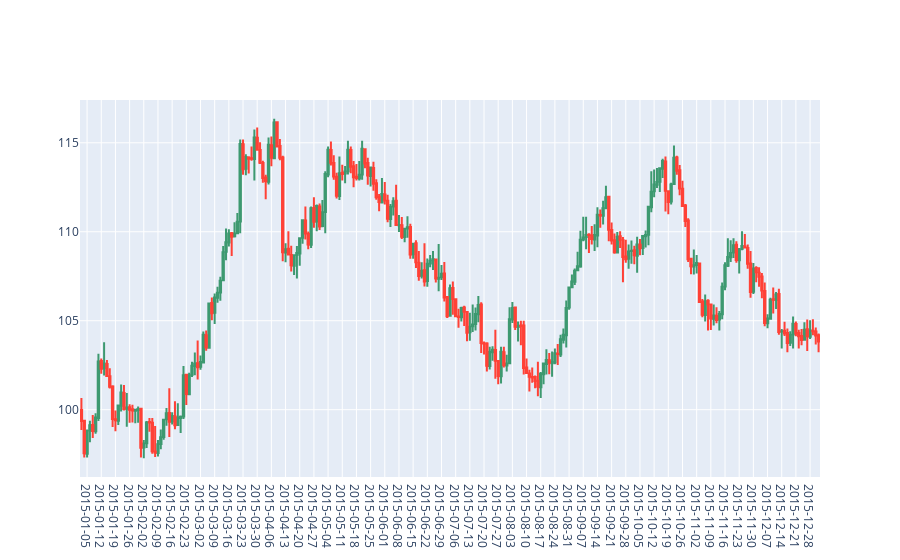

Notebook source saved alongside this figure:
### Code cell
fig = FF.create_candlestick(df.open, df.high, df.low, df.close)

xtick0 = (5-df.index[0].weekday())%5 #最初の月曜日のインデックス
fig['layout'].update({
    'xaxis':{
        'showgrid': True,
        'ticktext': [x.strftime('%Y-%m-%d') for x in df.index][xtick0::5],
        'tickvals': np.arange(xtick0,len(df),5)
    }
})

iplot(fig)

### Figure 1 — Plotly figure (JSON) as saved in the notebook; plotly's stock layout.template omitted (floating-point values rounded to 4 significant figures; data arrays with more than 128 entries replaced by an {"elided": "..."} marker saying what was removed)
{"data": [{"showlegend": false, "name": "Increasing", "fillcolor": "#3D9970", "y": {"elided": "810 float values"}, "x": {"elided": "810 int values"}, "line": {"color": "#3D9970"}, "whiskerwidth": 0, "type": "box", "boxpoints": false}, {"showlegend": false, "name": "Decreasing", "fillcolor": "#FF4136", "y": {"elided": "756 float values"}, "x": {"elided": "756 int values"}, "line": {"color": "#FF4136"}, "whiskerwidth": 0, "type": "box", "boxpoints": false}], "layout": {"xaxis": {"ticktext": ["2015-01-05", "2015-01-12", "2015-01-19", "2015-01-26", "2015-02-02", "2015-02-09", "2015-02-16", "2015-02-23", "2015-03-02", "2015-03-09", "2015-03-16", "2015-03-23", "2015-03-30", "2015-04-06", "2015-04-13", "2015-04-20", "2015-04-27", "2015-05-04", "2015-05-11", "2015-05-18", "2015-05-25", "2015-06-01", "2015-06-08", "2015-06-15", "2015-06-22", "2015-06-29", "2015-07-06", "2015-07-13", "2015-07-20", "2015-07-27", "2015-08-03", "2015-08-10", "2015-08-17", "2015-08-24", "2015-08-31", "2015-09-07", "2015-09-14", "2015-09-21", "2015-09-28", "2015-10-05", "2015-10-12", "2015-10-19", "2015-10-26", "2015-11-02", "2015-11-09", "2015-11-16", "2015-11-23", "2015-11-30", "2015-12-07", "2015-12-14", "2015-12-21", "2015-12-28"], "tickvals": [2, 7, 12, 17, 22, 27, 32, 37, 42, 47, 52, 57, 62, 67, 72, 77, 82, 87, 92, 97, 102, 107, 112, 117, 122, 127, 132, 137, 142, 147, 152, 157, 162, 167, 172, 177, 182, 187, 192, 197, 202, 207, 212, 217, 222, 227, 232, 237, 242, 247, 252, 257], "showgrid": true}}}
